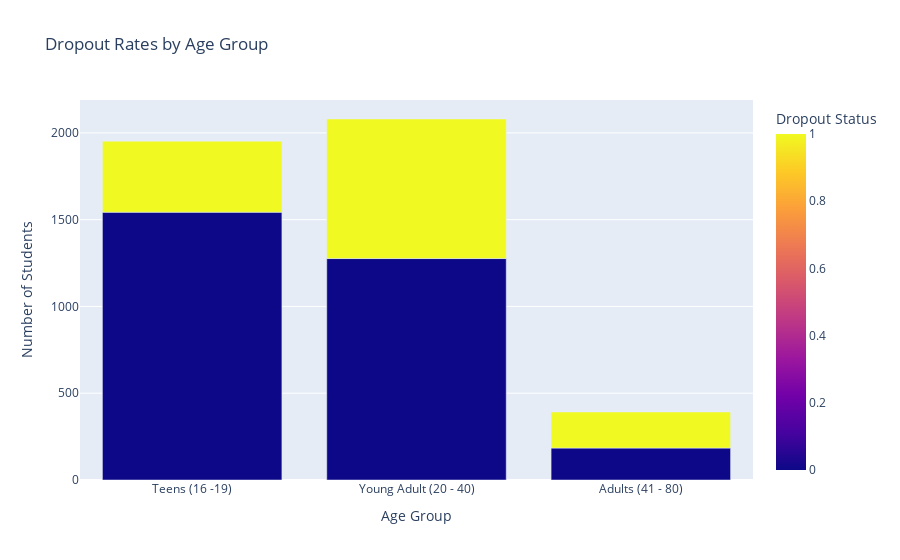

Source (notebook cell):
### Markdown cell above
__From the correlation chart, average curricular units for grade and approved show the strongest correlation. This is insightful as the average grades are vital for promotion. Tution fees and financial aid also show a negative correlation, which indicate that an updated tuition fee can less likely lead to drop out, same with financial aid. Age and debt show a slight positive correlation__

### Code cell
import pandas as pd
from sklearn.preprocessing import OrdinalEncoder
import plotly.express as px

# Defining custom bins and labels
bins = [16, 19, 35, 80]  # Bin edges (upper bound is exclusive except for the last)
labels = ["Teens (16 -19)", "Young Adult (20 - 40)", "Adults (41 - 80)"]  # Custom labels

# Binning the 'Age_at_enrollment' column with custom bins
drop_out_df['Binned_Age'] = pd.cut(drop_out_df['Age_at_enrollment'], bins=bins, labels=labels, right=True)

# Ordinal encoding with the exact defined order matching the bins' labels
category_order = [["Teens (16 -19)", "Young Adult (20 - 40)", "Adults (41 - 80)"]]
encoder = OrdinalEncoder(categories=category_order)
drop_out_df['Age_encoded'] = encoder.fit_transform(drop_out_df[['Binned_Age']])

# Grouping by 'Binned_Age' and 'Dropout' status to get counts
grouped_df = drop_out_df.groupby(['Binned_Age', 'Target']).size().reset_index(name='Count')

# Creating a grouped bar chart with Plotly
fig = px.bar(grouped_df, 
             x='Binned_Age', 
             y='Count', 
             color='Target', 
             barmode='group', 
             labels={'Binned_Age': 'Age Group', 'Count': 'Number of Students', 'Target': 'Dropout Status'},
             title='Dropout Rates by Age Group')

# Display the plot
fig.show()

### Figure 1 — Plotly figure (JSON) as saved in the notebook; plotly's stock layout.template omitted (floating-point values rounded to 4 significant figures)
{"data": [{"alignmentgroup": "True", "hovertemplate": "Age Group=%{x}<br>Number of Students=%{y}<br>Dropout Status=%{marker.color}<extra></extra>", "legendgroup": "", "marker": {"color": [0, 1, 0, 1, 0, 1], "coloraxis": "coloraxis", "pattern": {"shape": ""}}, "name": "", "offsetgroup": "", "orientation": "v", "showlegend": false, "textposition": "auto", "type": "bar", "x": ["Teens (16 -19)", "Teens (16 -19)", "Young Adult (20 - 40)", "Young Adult (20 - 40)", "Adults (41 - 80)", "Adults (41 - 80)"], "xaxis": "x", "y": [1543, 409, 1276, 804, 184, 208], "yaxis": "y"}], "layout": {"autosize": true, "barmode": "group", "coloraxis": {"colorbar": {"title": {"text": "Dropout Status"}}, "colorscale": [[0, "#0d0887"], [0.1111, "#46039f"], [0.2222, "#7201a8"], [0.3333, "#9c179e"], [0.4444, "#bd3786"], [0.5556, "#d8576b"], [0.6667, "#ed7953"], [0.7778, "#fb9f3a"], [0.8889, "#fdca26"], [1, "#f0f921"]]}, "legend": {"tracegroupgap": 0}, "title": {"text": "Dropout Rates by Age Group"}, "xaxis": {"anchor": "y", "autorange": true, "domain": [0, 1], "range": [-0.5, 2.5], "title": {"text": "Age Group"}, "type": "category"}, "yaxis": {"anchor": "x", "autorange": true, "domain": [0, 1], "range": [0, 2189.0], "title": {"text": "Number of Students"}, "type": "linear"}}}
